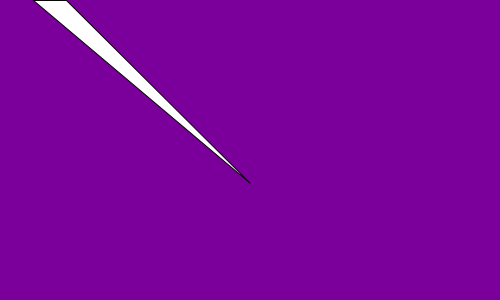
Frame 1 (no input)
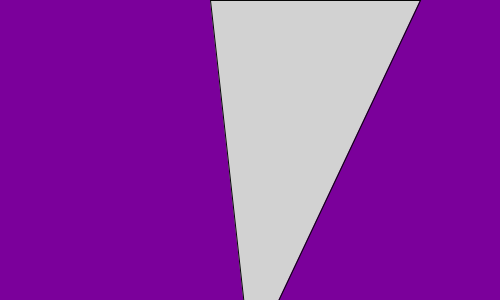
Frame 60 (the mouse pressed at the canvas centre just before this capture)
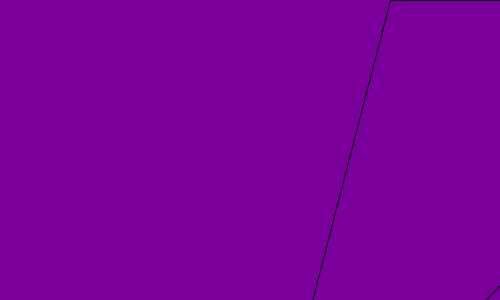
Frame 120 (the mouse held since frame 60 and released just before this capture)

The Processing sketch that drew these frames (run headless with seeded random() and noise(); from frame 60 on, the mouse is pressed at the canvas centre):

// Processing sketch: processing_10571
// ── processing_10571.pde

void setup()
{
  size(500,300);
  frameRate(30);
}
int centerx,centery,ax,ay,bx,by,cx,cy;
int trichey=height/3;
boolean scalebig=false;

void draw()
{
  centerx=width/2;
  centery=height/2;
  ax=centerx;
  bx=centerx=trichey;
  cx=centerx+trichey;
  ay=centery+trichey;
  cy=by;
  background(123,0,155);
  stroke(7);
  triangle(ax,ay,bx,by,cx,cy);
  trichey=trichey+4;
  if (scalebig) {trichey=trichey+3;}
  else {trichey=trichey-1;}
  fill(trichey);
}
